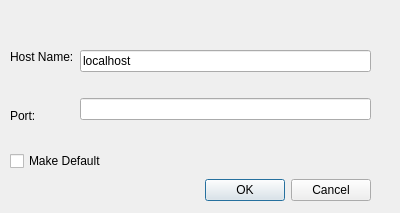
<?xml version="1.0" encoding="UTF-8"?>
<ui version="4.0">
 <class>ServerPropertiesDialog</class>
 <widget class="QDialog" name="ServerPropertiesDialog">
  <property name="geometry">
   <rect>
    <x>0</x>
    <y>0</y>
    <width>400</width>
    <height>213</height>
   </rect>
  </property>
  <property name="windowTitle">
   <string>Server Config</string>
  </property>
  <widget class="QDialogButtonBox" name="buttonBox">
   <property name="geometry">
    <rect>
     <x>30</x>
     <y>170</y>
     <width>341</width>
     <height>41</height>
    </rect>
   </property>
   <property name="orientation">
    <enum>Qt::Horizontal</enum>
   </property>
   <property name="standardButtons">
    <set>QDialogButtonBox::Cancel|QDialogButtonBox::Ok</set>
   </property>
  </widget>
  <widget class="QWidget" name="layoutWidget">
   <property name="geometry">
    <rect>
     <x>10</x>
     <y>30</y>
     <width>361</width>
     <height>112</height>
    </rect>
   </property>
   <layout class="QHBoxLayout" name="horizontalLayout">
    <item>
     <layout class="QVBoxLayout" name="verticalLayout_2">
      <item>
       <widget class="QLabel" name="lblHost">
        <property name="text">
         <string>Host Name:</string>
        </property>
       </widget>
      </item>
      <item>
       <widget class="QLabel" name="label_2">
        <property name="text">
         <string>Port:</string>
        </property>
       </widget>
      </item>
     </layout>
    </item>
    <item>
     <layout class="QVBoxLayout" name="verticalLayout">
      <item>
       <widget class="QLineEdit" name="leHost">
        <property name="text">
         <string>localhost</string>
        </property>
       </widget>
      </item>
      <item>
       <widget class="QLineEdit" name="lePort">
        <property name="inputMask">
         <string/>
        </property>
        <property name="text">
         <string/>
        </property>
        <property name="maxLength">
         <number>6</number>
        </property>
       </widget>
      </item>
     </layout>
    </item>
   </layout>
  </widget>
  <widget class="QCheckBox" name="cbMakeDefault">
   <property name="geometry">
    <rect>
     <x>10</x>
     <y>150</y>
     <width>121</width>
     <height>22</height>
    </rect>
   </property>
   <property name="text">
    <string>Make Default </string>
   </property>
  </widget>
 </widget>
 <resources/>
 <connections>
  <connection>
   <sender>buttonBox</sender>
   <signal>accepted()</signal>
   <receiver>ServerPropertiesDialog</receiver>
   <slot>accept()</slot>
   <hints>
    <hint type="sourcelabel">
     <x>248</x>
     <y>254</y>
    </hint>
    <hint type="destinationlabel">
     <x>157</x>
     <y>274</y>
    </hint>
   </hints>
  </connection>
  <connection>
   <sender>buttonBox</sender>
   <signal>rejected()</signal>
   <receiver>ServerPropertiesDialog</receiver>
   <slot>reject()</slot>
   <hints>
    <hint type="sourcelabel">
     <x>316</x>
     <y>260</y>
    </hint>
    <hint type="destinationlabel">
     <x>286</x>
     <y>274</y>
    </hint>
   </hints>
  </connection>
 </connections>
</ui>
